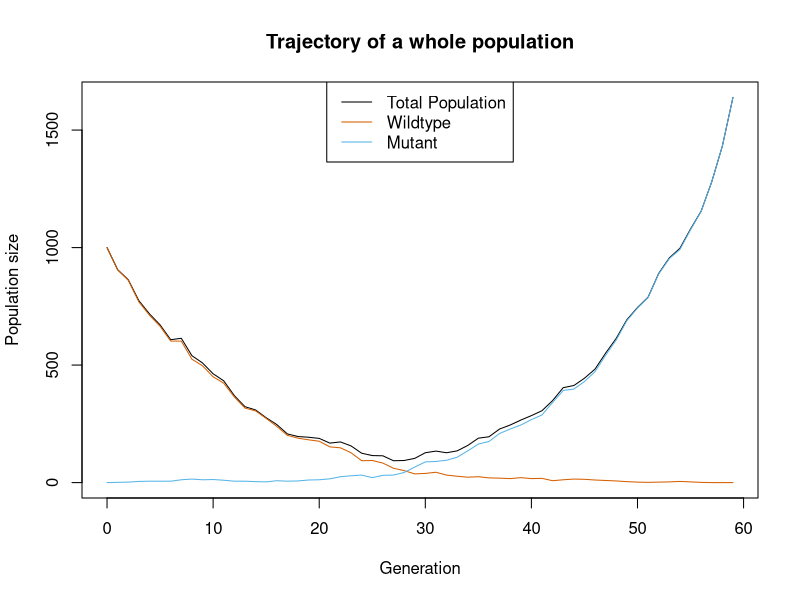
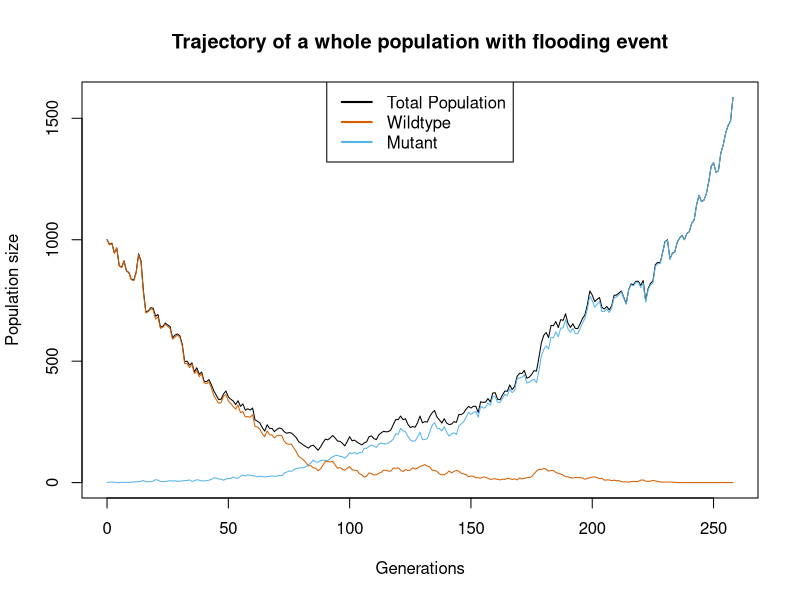
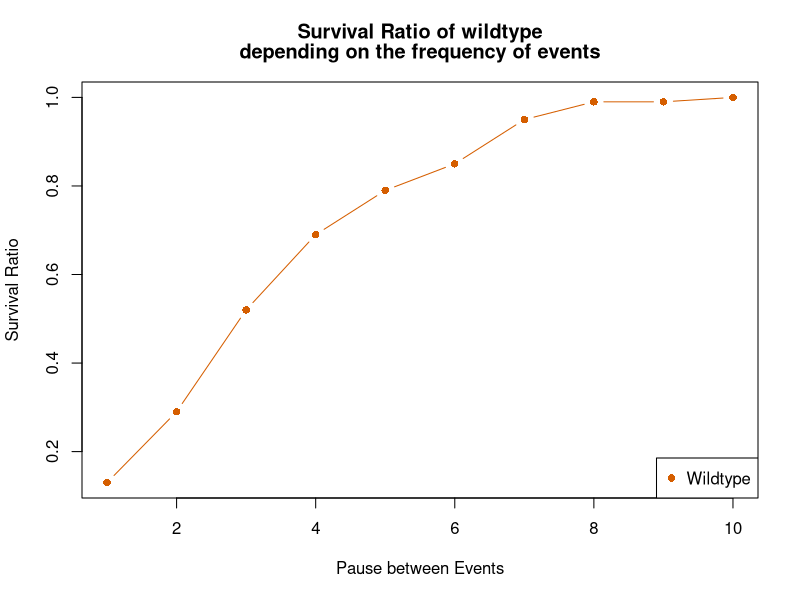
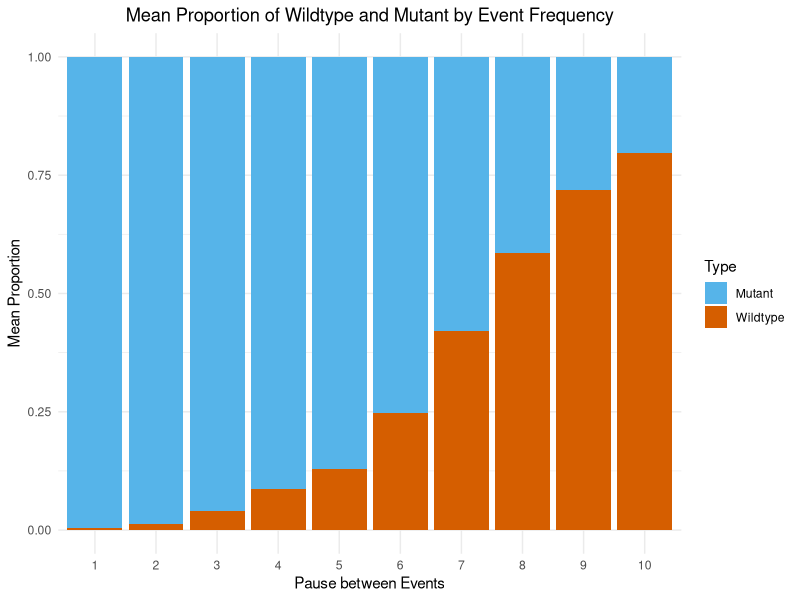
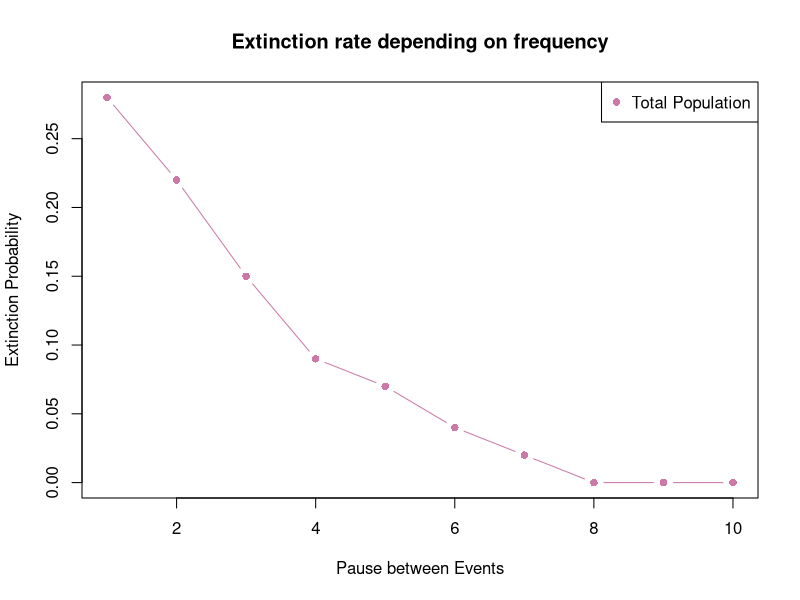
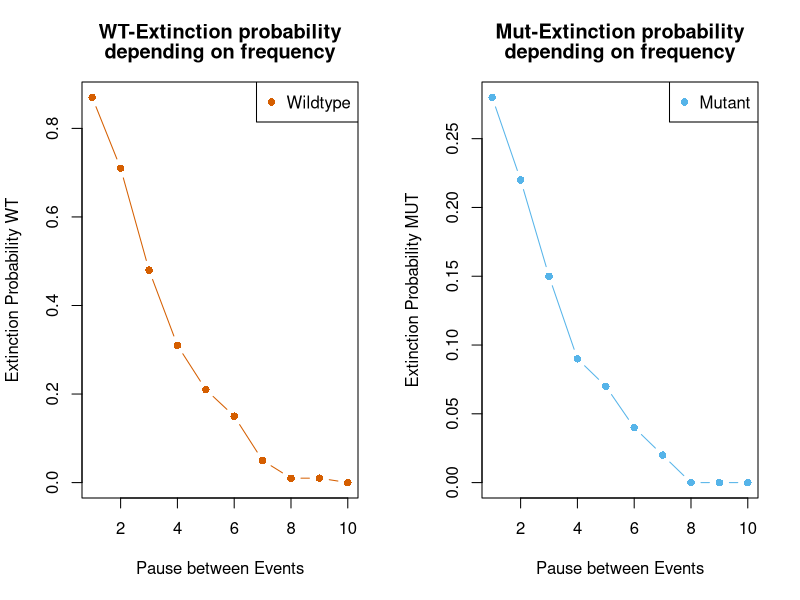
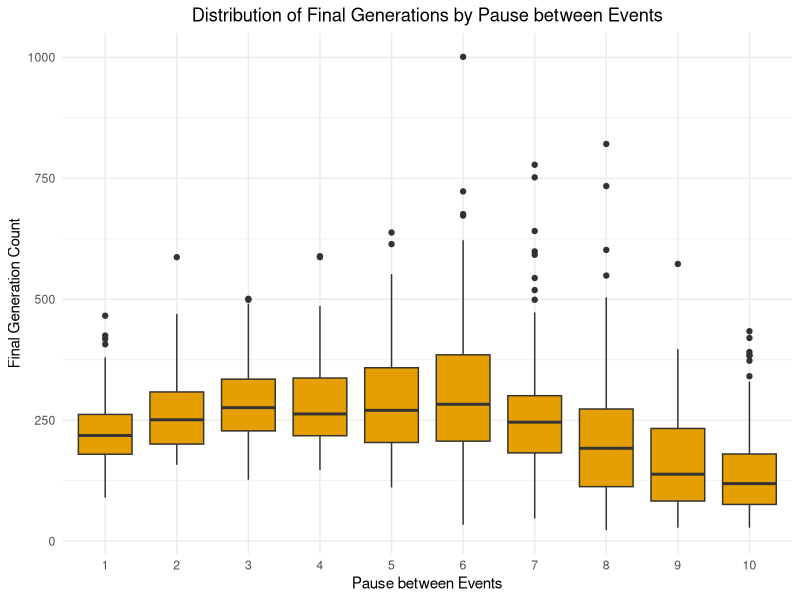
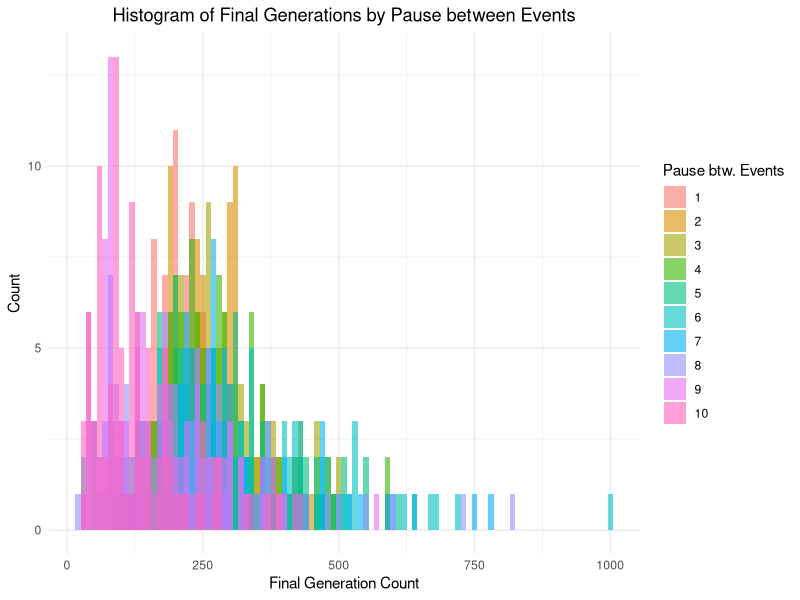

R code for these plots, in order:
## ---- chunk 1

simulate_one_gen <- function(N_a, N_A, decay_rate, sel_coeff, mut_rate) {
  # draw offspring according to Poisson distribution
  offsp_a <- rpois(1, N_a * (1-decay_rate))
  offsp_A <- rpois(1, N_A * (1-decay_rate+sel_coeff))
  # draw new mutants according to Poisson distribution
  mut_a_to_A <- rpois(1, offsp_a * mut_rate)
  
  # determine new population sizes of wild type and mutant
  N_a_new <- max(offsp_a - mut_a_to_A, 0)
  N_A_new <-  offsp_A + mut_a_to_A
  
  return(c(N_a_new, N_A_new))
}
# Test the function
print(simulate_one_gen(100,0,0.1,0.2,0.001))
## ---- chunk 2

simulate_pop <- function(N_init_a, N_init_A, decay_rate, sel_coeff, mut_rate, t_max) {
  # Create the vector in which to save the results
  pop_vector <- c(N_init_a, N_init_A)
  # initiate the variables
  pop_new <- c(N_init_a, N_init_A)
  
  # run the simulation until generation t_max
  for (i in 1:t_max+1) {
    # redefine the current population one generation later
    pop_new <- simulate_one_gen(pop_new[1],pop_new[2], decay_rate, sel_coeff, mut_rate)
    # add the new population sizes to the output vector
    pop_vector <- rbind(pop_vector,pop_new)
    # condition to stop the simulation before t_max: either the population exceeds 1.5 times the original population size, or it goes extinct
    if (pop_new[1]+pop_new[2]>=1.5*(N_init_a+ N_init_A) | pop_new[1]+pop_new[2]==0) break
  }
  
  # define the row and column names of the output vector
  rownames(pop_vector) <- (0:t_max)[1:length(pop_vector[,1])] # note that the vector has to be cut if the simulation stopped early
  colnames(pop_vector) <- c("a","A")
  # return the result
  return(pop_vector)	
}


# Test the function and plot the result
# set t_max to a value to be used throughout
max_gen <- 1000
# create your simulation data, with set mut_rate & sel_coeff 
output <- simulate_pop(1000,0,0.1,0.2,0.001,max_gen)
# show the last few lines of the data table
print(tail(output))
# plot the output - note that the plot range and the x axis have to be adjusted based on the length of the table
# determine x axis range 
x_range <- 0:(length(output[,1])-1)
# this plots the total population size
plot(x_range,output[,1]+output[,2],type='l',ylim=c(0,max(output[,1]+output[,2])),xlab = "Generation",ylab = "Population size", main = "Trajectory of a whole population")
# add number of wild type individuals
lines(x_range,output[,1], col="#D55E00")
# add number of mutant individuals
lines(x_range,output[,2], col="#56B4E9")
legend("top", legend = c("Total Population", "Wildtype", "Mutant"), 
       col = c("#000000","#D55E00", "#56B4E9"), 
       lty = 1)
## ---- chunk 3

t_pause = 1 # time between floods with generations as unit (initial value: 1)
t_event = 5 # duration of the flood (initial value: 5)
t_switch = t_pause # giving t_switch a starting value


simulate_pop <- function(N_init_a, N_init_A, decay_rate, sel_coeff, mut_rate, t_max, t_pause) {
  # Create the vector in which to save the results
  pop_vector <- c(N_init_a, N_init_A)
  # initiate the variables
  pop_new <- c(N_init_a, N_init_A)
  
  ph = 0 # phase in the beginning of the simulation. Even numbers indicate no flood present, odd numbers indicate that a flood is present

  
  # run the simulation until generation t_max
  for (i in 1:t_max+1) {
    if(ph %%2 == 0){ # checking in which phase the system is. No flood is present initial values: decay_rate = -0.02 and sel_coeff = -0.015
      
    decay_rate = -0.02 # "growthrate" of wildtype when no flood is present
    sel_coeff = -0.015 # selection coeffictient of mutant when no flood is present 
    
  }else{ # flood is present, initial values: decay_rate = 0.03 and sel_coeff = 0.05
    decay_rate = 0.03 # decayrate of wildtype if a flood is present
    sel_coeff = 0.05 # selection coefficient of mutant if a flood is present
  }

  if (i >= t_switch) { # changing the phase number, if the simulation is at the end of the phase
    if(ph %% 2 == 0) { # adding the duration of the flood after a period of no flood
      t_switch = t_switch + t_event
      ph = ph + 1
    }else{ # adding the duration of the pause between floods after a flood
      t_switch = t_switch + t_pause
      ph = ph + 1
    }
  }
    
    # redefine the current population one generation later
    pop_new <- simulate_one_gen(pop_new[1],pop_new[2], decay_rate, sel_coeff, mut_rate)
    # add the new population sizes to the output vector
    pop_vector <- rbind(pop_vector,pop_new)
    # condition to stop the simulation before t_max: either the population exceeds 1.5 times the original population size, or it goes extinct
    if (pop_new[1]+pop_new[2]>=1.5*(N_init_a+ N_init_A) | pop_new[1]+pop_new[2]==0) break
  }
  
  # define the row and column names of the output vector
  rownames(pop_vector) <- (0:t_max)[1:length(pop_vector[,1])] # note that the vector has to be cut if the simulation stopped early
  colnames(pop_vector) <- c("WT","Mut")
  # return the result
  return(pop_vector)	
}

# Test the function and plot the result
# set t_max to a value to be used throughout, initial value: 1000
max_gen <- 1000 
# create your simulation data
output <- simulate_pop(1000,0,0,0,0.001,max_gen, t_pause) #(initial values: 1000, 0, 0, 0.01, 0.001, max_gen, t_pause)
# show the last few lines of the data table
print(tail(output))
# plot the output - note that the plot range and the x axis have to be adjusted based on the length of the table
# determine x axis range 
x_range <- 0:(length(output[,1])-1)
# this plots the total population size
plot(x_range,output[,1]+output[,2],type='l',ylim=c(0,max(output[,1]+output[,2])),xlab = "Generations",ylab = "Population size", main = "Trajectory of a whole population with flooding event")
# add number of wild type individuals
lines(x_range,output[,1], col="#D55E00")
# add number of mutant individuals
lines(x_range,output[,2], col="#56B4E9")
legend("top", legend = c("Total Population", "Wildtype", "Mutant"), 
       col = c("#000000","#D55E00", "#56B4E9"), 
       lty = 1, 
       lwd = 2)

## ---- chunk 4

# Set some parameters to fixed values
init_a <- 1000 # initial value: 1000
init_A <- 0 # initial value: 0
m_rate <- 0.001 # initial value: 0.001
max_gen <- 1000 # initial value: 1000
no_replicates <- 100 # initial value: 100

# Frequencies to vary
frequencies <- c(1:10) # initial value: c(1:10)

# Initialize data tables to collect results
data_table_Pop <- c() # Total population
data_table_Nw <- c() # Wildtype
data_table_Nm <- c() # Mutant
data_table_comp <- c() # Composition

# Initialize counters for survival
surviving_Nw <- numeric(length(frequencies))
surviving_Nm <- numeric(length(frequencies))

# Run the simulation across all chosen parameters
for (t_pause in frequencies) {
  i <- 1
  repeat {
    # Run the simulation once
    one_run <- simulate_pop(init_a, init_A, 0, 0, m_rate, max_gen, t_pause)
    
    # Determine the final sizes of the populations
    size_wt <- one_run[nrow(one_run), 1]
    size_mut <- one_run[nrow(one_run), 2]
    
    # Count surviving populations of wildtype and mutant
    if (size_wt > 0) {
      surviving_Nw[t_pause] <- surviving_Nw[t_pause] + 1
    }
    if (size_mut > 0) {
      surviving_Nm[t_pause] <- surviving_Nm[t_pause] + 1
    }

    # Enter the data into the tables
    final_size <- size_wt + size_mut
    final_gen <- nrow(one_run)
    
    data_table_Pop <- rbind(data_table_Pop, c(t_pause, final_size, final_gen))
    data_table_Nw <- rbind(data_table_Nw, c(t_pause, size_wt, final_gen))
    data_table_Nm <- rbind(data_table_Nm, c(t_pause, size_mut, final_gen))
    
    portion_WT <- size_wt / final_size
    portion_Mut <- size_mut / final_size
    
    data_table_comp <- rbind(data_table_comp, c(t_pause, portion_WT, portion_Mut))
    
    # Stop after the specified number of replicates
    if (i >= no_replicates) break
    i <- i + 1
  }
}

# Define column names of data tables
colnames(data_table_Pop) <- c("f", "Final Pop", "final_gen")
colnames(data_table_Nw) <- c("f", "Final WT", "final_gen")
colnames(data_table_Nm) <- c("f", "Final Mut", "final_gen")
colnames(data_table_comp) <- c("f", "Proportion_WT", "Proportion_Mut")

# Calculate ratios of surviving populations
ratios <- data.frame(
  t_pause = frequencies,
  Nw_survival_ratio = surviving_Nw / no_replicates,
  Nm_survival_ratio = surviving_Nm / no_replicates
)

#plot(ratios[,1], ratios[,2], xlab = "Frequencies of events", ylab = "Survival-ratio", main = "Survival-ratio of WT", col = "chocolate", type = "p", )
#lines(ratios[,1], ratios[,3], col = "darkolivegreen4", type = "l")

## ---- chunk 5

# Ensure ratios are numeric
ratios$t_pause <- as.numeric(as.character(ratios$t_pause))
ratios$Nw_survival_ratio <- as.numeric(as.character(ratios$Nw_survival_ratio))
ratios$Nm_survival_ratio <- as.numeric(as.character(ratios$Nm_survival_ratio))

# Plot for Wildtype survival ratio
plot(ratios$t_pause, ratios$Nw_survival_ratio, 
     xlab = "Pause between Events", 
     ylab = "Survival Ratio", 
     main = c(paste("Survival Ratio of wildtype"), paste("depending on the frequency of events")), 
     col = "#D55E00", 
     type = "b",
     pch = c(16))  # Use a solid circle for points

# add a legend
legend("bottomright", legend = "Wildtype", 
       col = "#D55E00",
       pch = 16)

## ---- chunk 6

#creating two data-tables with frequency and corresponding proportion average of WT and MUT
mean_comp_WT <- aggregate(data_table_comp[,2]~ f, data = data_table_comp, FUN = mean)
mean_comp_Mut <- aggregate(data_table_comp[,3] ~ f, data = data_table_comp, FUN = mean)

# Load necessary libraries
library(ggplot2)
library(dplyr)
library(tidyr)

# Combine the two data frames into one
# Ensure the names are consistent for merging
colnames(mean_comp_WT) <- c("f", "Proportion_WT")
colnames(mean_comp_Mut) <- c("f", "Proportion_Mut")

# Merge the data into one data-table
mean_comp <- merge(mean_comp_WT, mean_comp_Mut, by = "f")

# Reshape the data into long format for ggplot2
mean_comp_long <- mean_comp %>%
  pivot_longer(cols = c("Proportion_WT", "Proportion_Mut"), 
               names_to = "Type", 
               values_to = "Proportion")

# Plot the stacked bar chart
ggplot(mean_comp_long, aes(x = as.factor(f), y = Proportion, fill = Type)) +
  geom_bar(stat = "identity", position = "stack") +
  labs(x = "Pause between Events", # labeling x- and y-axis
       y = "Mean Proportion", 
       title = "Mean Proportion of Wildtype and Mutant by Event Frequency") +
  scale_fill_manual(values = c("Proportion_WT" = "#D55E00", "Proportion_Mut" = "#56B4E9"), # applying correct colors
  labels = c("Mutant","Wildtype")) +
  theme_minimal() +
    theme(plot.title = element_text(hjust = 0.5))  # Center the title



## ---- chunk 7

# Ensure data_table_Pop is a data frame
data_table_Pop <- as.data.frame(data_table_Pop)

# Set column names 
colnames(data_table_Pop) <- c("f", "Final_Pop", "final_gen")

# Initialize a vector to store extinction ratios for each frequency
extinction_ratios <- numeric(length(frequencies))

# Calculate extinction ratios for each frequency
for (t_pause in frequencies) {
  # Filter data for the current frequency
  current_data <- subset(data_table_Pop, f == t_pause)
  
  # Count how many populations went extinct (Final Pop == 0)
  extinct_count <- sum(current_data$Final_Pop == 0)
  
  # Calculate the extinction ratio (Number of extinct populations / number of replicates)
  extinction_ratios[t_pause] <- extinct_count / no_replicates
}

# Create a data frame for extinction ratios
extinction_df <- data.frame(
  t_pause = frequencies,
  extinction_ratio = extinction_ratios
)

# Print and view the extinction ratios
print(extinction_df)

plot(extinction_df[,1], extinction_df[,2], 
     type = "b", 
     pch = 16, 
     col = "#CC79A7",
     ylab = "Extinction Probability", 
     xlab = "Pause between Events",
     main = "Extinction rate depending on frequency")

legend("topright", legend = "Total Population", 
       col = "#CC79A7",
       pch = 16)

## ---- chunk 8

# enabling plots to be in the same window
par(mfrow = c(1,2))

#data_table_Pop
# Ensure data_table_Pop is a data frame
data_table_Nw <- as.data.frame(data_table_Nw)

# Set column names (if not already set)
colnames(data_table_Nw) <- c("f", "Final_Pop", "final_gen")

# Initialize a vector to store extinction ratios for each frequency
extinction_ratios_WT <- numeric(length(frequencies))

# Calculate extinction ratios for each frequency
for (t_pause in frequencies) {
  # Filter data for the current frequency
  current_data_WT <- subset(data_table_Nw, f == t_pause)
  
  # Count how many populations went extinct (Final Pop == 0)
  extinct_count_WT <- sum(current_data_WT$Final_Pop == 0)
  
  # Calculate the extinction ratio (extinct_count / no_replicates)
  extinction_ratios_WT[t_pause] <- extinct_count_WT / no_replicates
}

# Create a data frame for extinction ratios
extinction_WT_df <- data.frame(
  t_pause = frequencies,
  extinction_ratio_WT = extinction_ratios_WT
)

# Print and view the extinction ratios
print(extinction_WT_df)

plot(extinction_WT_df[,1], extinction_WT_df[,2], 
     type = "b", 
     pch = 16, 
     col = "#D55E00",
     ylab = "Extinction Probability WT", 
     xlab = "Pause between Events",
     main = c(paste("WT-Extinction probability"), paste("depending on frequency")))

legend("topright", legend = "Wildtype", 
       col = "#D55E00",
       pch = 16)

#data_table_Pop
# Ensure data_table_Pop is a data frame
data_table_Nm <- as.data.frame(data_table_Nm)

# Set column names (if not already set)
colnames(data_table_Nm) <- c("f", "Final_Pop", "final_gen")

# Initialize a vector to store extinction ratios for each frequency
extinction_ratios_MUT <- numeric(length(frequencies))

# Calculate extinction ratios for each frequency
for (t_pause in frequencies) {
  # Filter data for the current frequency
  current_data_MUT <- subset(data_table_Nm, f == t_pause)
  
  # Count how many populations went extinct (Final Pop == 0)
  extinct_count_MUT <- sum(current_data_MUT$Final_Pop == 0)
  
  # Calculate the extinction ratio (extinct_count / no_replicates)
  extinction_ratios_MUT[t_pause] <- extinct_count_MUT / no_replicates
}

# Create a data frame for extinction ratios
extinction_MUT_df <- data.frame(
  t_pause = frequencies,
  extinction_ratio_MUT = extinction_ratios_MUT
)

# Print and view the extinction ratios
print(extinction_MUT_df)

plot(extinction_MUT_df[,1], extinction_MUT_df[,2], 
     type = "b", 
     pch = 16, 
     col = "#56B4E9",
     ylab = "Extinction Probability MUT", 
     xlab = "Pause between Events",
     main = c(paste("Mut-Extinction probability"), paste("depending on frequency")))

legend("topright", legend = "Mutant", 
       col = "#56B4E9",
       pch = 16)


# resetting window
par(mfrow= c(1,1))
## ---- chunk 9
# generating a boxplot of the final generation and the frequency
ggplot(data_table_Pop, aes(x = as.factor(f), y = final_gen)) +
  geom_boxplot(fill = "#E69F00") +
  labs(x = "Pause between Events", y = "Final Generation Count", 
       title = "Distribution of Final Generations by Pause between Events") +
  theme_minimal() +
  theme(plot.title = element_text(hjust = 0.5))  # Center the title


## ---- chunk 10

# generating a histogram of the final generation and the frequency
ggplot(data_table_Pop, aes(x = final_gen, fill = as.factor(f))) +
  geom_histogram(binwidth = 10, position = "identity", alpha = 0.6) +
  labs(x = "Final Generation Count", y = "Count", 
       title = "Histogram of Final Generations by Pause between Events") +
  theme_minimal() +
  scale_fill_discrete(name = "Pause btw. Events") +
  theme(plot.title = element_text(hjust = 0.5))  # Center the title

## ---- chunk 11

# Filter for populations that went extinct (Final_Pop == 0)
extinct_pop <- subset(data_table_Pop, Final_Pop == 0)

# Select only the frequency and generation of extinction
extinct_data <- extinct_pop[, c("f", "final_gen")]

# Optionally, rename columns for clarity
colnames(extinct_data) <- c("Frequency", "Extinction_Generation")

# View or print the resulting data
print(tail(extinct_data))

#Plot the data
library(ggplot2)

# Example dataframe for context (replace with your actual data)
# extinct_data <- data.frame(Frequency = sample(1:10, 100, replace = TRUE),
#                             Extinction_Generation = sample(1:10, 100, replace = TRUE))

# Creating the plot with a legend
ggplot(extinct_data, aes(x = Frequency, y = Extinction_Generation)) +
  geom_point(aes(color = "Generation of Extinction"), pch = 16, size = 2) +  # Update legend label here
  geom_smooth(aes(color = "Mean Gen. of Extinction"), method = lm, se = FALSE) +  # Update legend label here
  labs(title = "Generation of Extinction across different Frequencies", 
       x = "Pause between Events", 
       y = "Extinction Generation") +
  theme_bw() +
  scale_color_manual(name = NULL, values = c("Generation of Extinction" = "#009E73", 
                                                  "Mean Gen. of Extinction" = "#E69F00")) +  # Match the labels
  theme(
    legend.position.inside = c(.95, .95),
    legend.justification = c("right", "top"),
    legend.box.just = "right",
    legend.margin = margin(6, 6, 6, 6)
  ) +
  theme(plot.title = element_text(hjust = 0.5)) +  # Center the title
  scale_x_continuous(breaks = 1:10, limits = c(1, 10))  # Set x-axis to show only natural numbers 1 through 10



